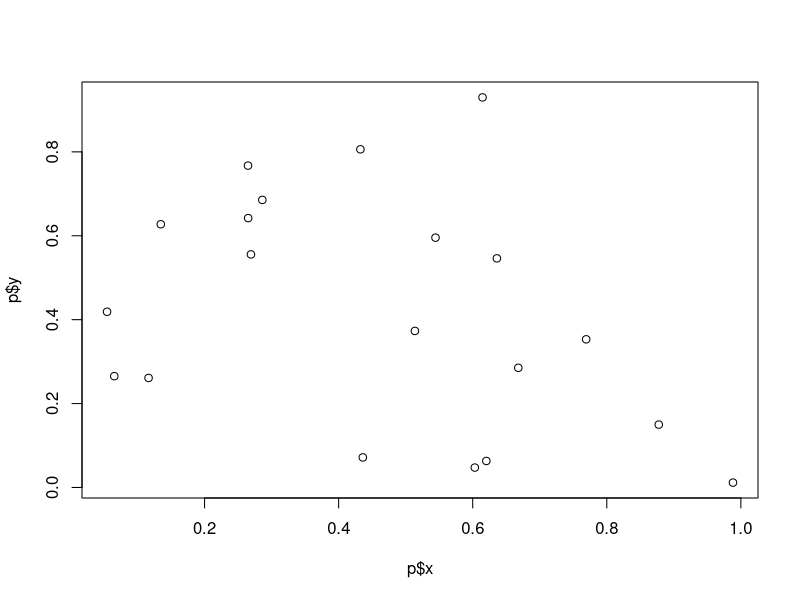

This chart was generated by the following R code: (Note: this script raises an error after producing the figure.)
### Functions (Finishing up Matrices and Data Frames)
### 19 January 2023
### GS

m <- matrix(data = 1:12, nrow=3)
m

# sub-setting based on elements
m[1:2, ] #only specified rows
m[,3:4 ] #only specified columns

# subset with logical (conditional) statements
# select all columns for which totals are >15

colSums(m) > 15
m[, colSums(m) > 15]

# rows sums now
# select rows that sum up to 22
m[rowSums(m)==22,] #everything that equals 22

m[rowSums(m)!=22,] #everything that does not equal 22

#logical operators: == != > <
#subsetting to a vector changes the data type
z <- m[1, ]
z
str(z)

z2 <- m[1, , drop=FALSE ]
z2

# stimulate new matrix
m2 <- matrix(data = runif(9), nrow=3)
m2

# use the assignment operator to substitute values
m2[m2 < 0.6] <- NA
m2

data <- iris
head(data)
data[3,2] #numbered indices still work

dataSub <- data[,c("Species", "Petal.Length")]
dataSub 
str(dataSub)

# sort a data frame by values
orderedIris <- iris[order(iris$Petal.Length),]
orderedIris
head(orderedIris)

##### FUNCTIONS IN R
# everything in R is a function
sum(3,2) #sum
3 + 2 # +sign is a function
sd

### user-defined functions

#functionName <- function(argX=defaultX, argY=defaultY){
  #curly bracket starts the body of the function
  #lines of R code ### and notes
  #create local variables (only 'visible to R within the function)
  #always end with return(z), different than print(z). 
#}

myFunc <- function(a=3, b=4){
  z <- a + b
  return(z)
}
myFunc()#runs defaults
z <- myFunc()
print(z)

myFunc <- function(a=NULL, b=NULL){  #when you dont want any number and just the function
  z <- a + b
  return(z)
}

#### Multiple Return Statements
############################################################################
# Function: HardyWeinberg
# input: all allele frequency
# output: p and the frequencies of 3 genotypes AA AB BB
#---------------------------------------------------------------------------
HardyWeinberg <- function(p = runif(1)){
  if(p>1.0|p<0){
    return("Function failure: p must be between 0 and 1")
  }
  q <- 1 - p
  fAA <- p^2
  fAB <- 2*p*q
  fBB <- q^2
  vec0ut <- signif(c(p=p, AA=fAA, AB=fAB, BB=fBB), digits=3)
  return(vec0ut)
}
HardyWeinberg()
freqs <- HardyWeinberg()
freqs
HardyWeinberg(p=3)

#create a complex default value
###########################################################################
#FUNCTION: fitLinear2
#fits simple regression line
#input: numeric vector (p) or predictor (x) and response (y)
#outputs: slope and p-valie

fitLinear2 <- function(p=NULL){
  if(is.null(p)){
    p <- list(x=runif(20), y=runif(20))
  }
  myMod <- lm(p$x~p$y)
  myOut <- c(slope= summary(myMod)$coefficients[2,1],
             pValue = summary(myMod
                              )$coefficients[2,4])
  plot(x=p$x, y=p$y) #quick plot to check out put
  return(my0ut)
}
fitLinear2()
myPars <- list(x=1:10, y=runif(10))
fitLinear2(p=myPars)




